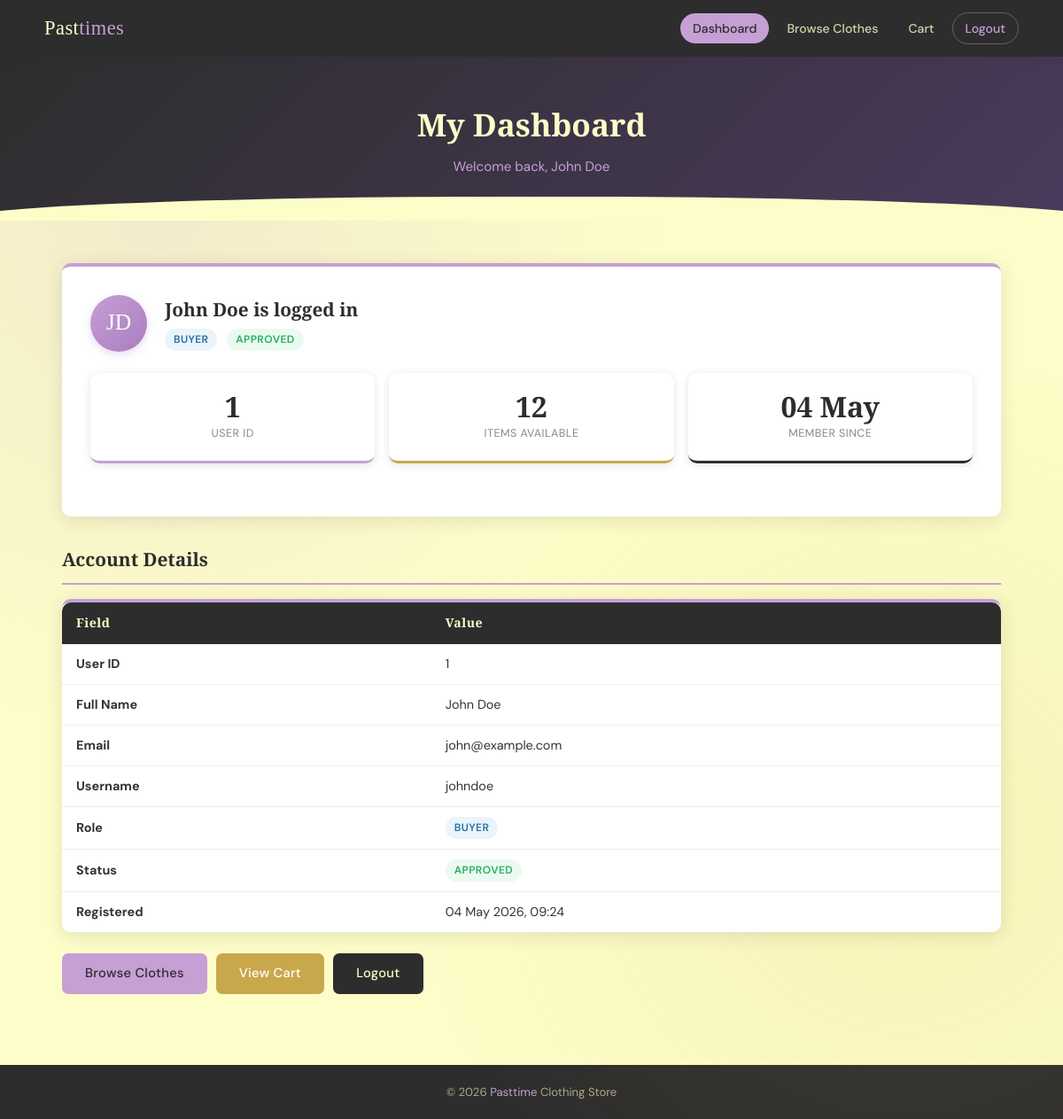
The app's page /user_dashboard.php (signed in) with its own data.
### tables this page shows
CREATE TABLE tblUser (
    user_id    INT AUTO_INCREMENT PRIMARY KEY,
    full_name  VARCHAR(100)  NOT NULL,
    email      VARCHAR(150)  NOT NULL UNIQUE,
    username   VARCHAR(80)   NOT NULL UNIQUE,
    password   VARCHAR(255)  NOT NULL,
    role       ENUM('buyer','seller') NOT NULL DEFAULT 'buyer',
    status     ENUM('pending','approved') NOT NULL DEFAULT 'pending',
    created_at DATETIME DEFAULT CURRENT_TIMESTAMP
);

### includes/functions.php (called while the page is built, shortened)
<?php
function get_initials($name) {
    $parts = explode(' ', trim($name));
    $initials = '';
    foreach ($parts as $p) {
        $initials .= strtoupper(substr($p, 0, 1));
    }
    return substr($initials, 0, 2);
}
?>

### user_dashboard.php (the view, shortened to what this page needs)
<?php
require_once 'DBConn.php';
require_once 'includes/functions.php';
$stmt = $conn->prepare(
    "SELECT user_id, full_name, email, username, role, status, created_at
     FROM tblUser WHERE user_id = ?"
);
$stmt->bind_param("i", $_SESSION['user_id']);
$stmt->execute();
$user = $stmt->get_result()->fetch_assoc();
$clothes_result = $conn->query("SELECT COUNT(*) AS cnt FROM tblClothes WHERE status='available'");
$clothes_count  = $clothes_result ? $clothes_result->fetch_assoc()['cnt'] : 0;
$initials = get_initials($user['full_name']);
?>
<!DOCTYPE html>
<html lang="en">
<head>
    <link rel="stylesheet" href="css/style.css">
</head>
<body>
<header>
    <div class="nav-inner">
        <span class="nav-brand">Past<span>times</span></span>
        <nav class="nav-links">
            <a href="user_dashboard.php" class="active">Dashboard</a>
            <a href="clothes.php">Browse Clothes</a>
            <a href="cart.php">Cart</a>
            <a href="logout.php" class="btn-nav-logout">Logout</a>
        </nav>
    </div>
</header>
<div class="page-hero">
    <h1>My Dashboard</h1>
    <p>Welcome back, <?php echo htmlspecialchars($user['full_name']); ?></p>
</div>
<div class="wrapper">
    <div class="card" style="margin-top: 28px;">
        <div class="user-info-block">
            <div class="user-avatar"><?php echo $initials; ?></div>
            <div>
                <h2><?php echo htmlspecialchars($user['full_name']); ?> is logged in</h2>
                <p>
                    <span class="badge badge-<?php echo $user['role']; ?>"><?php echo ucfirst($user['role']); ?></span>
                    <span class="badge badge-<?php echo $user['status']; ?>"><?php echo ucfirst($user['status']); ?></span>
                </p>
            </div>
        </div>
        <div class="stats-row">
            <div class="stat-card">
                <div class="stat-num"><?php echo $user['user_id']; ?></div>
                <div class="stat-label">User ID</div>
            </div>
            <div class="stat-card gold">
                <div class="stat-num"><?php echo $clothes_count; ?></div>
                <div class="stat-label">Items Available</div>
            </div>
            <div class="stat-card dark">
                <div class="stat-num"><?php echo date('d M', strtotime($user['created_at'])); ?></div>
                <div class="stat-label">Member Since</div>
            </div>
        </div>
    </div>
    <div class="section-head">
        <h2>Account Details</h2>
    </div>
    <div class="card" style="padding: 0;">
        <div class="table-wrap">
            <table>
                <thead>
                    <tr>
                        <th>Field</th>
                        <th>Value</th>
                    </tr>
                </thead>
                <tbody>
                    <tr><td><strong>User ID</strong></td>     <td><?php echo $user['user_id']; ?></td></tr>
                    <tr><td><strong>Full Name</strong></td>   <td><?php echo htmlspecialchars($user['full_name']); ?></td></tr>
                    <tr><td><strong>Email</strong></td>       <td><?php echo htmlspecialchars($user['email']); ?></td></tr>
                    <tr><td><strong>Username</strong></td>    <td><?php echo htmlspecialchars($user['username']); ?></td></tr>
                    <tr><td><strong>Role</strong></td>        <td><span class="badge badge-<?php echo $user['role']; ?>"><?php echo ucfirst($user['role']); ?></span></td></tr>
                    <tr><td><strong>Status</strong></td>      <td><span class="badge badge-<?php echo $user['status']; ?>"><?php echo ucfirst($user['status']); ?></span></td></tr>
                    <tr><td><strong>Registered</strong></td>  <td><?php echo date('d F Y, H:i', strtotime($user['created_at'])); ?></td></tr>
                </tbody>
            </table>
        </div>
    </div>
    <div class="flex-gap mt-4">
        <a href="clothes.php"  class="btn btn-primary">Browse Clothes</a>
        <a href="cart.php"     class="btn btn-gold">View Cart</a>
        <a href="logout.php"   class="btn btn-dark">Logout</a>
    </div>
</div>
<footer>
    &copy; <?php echo date('Y'); ?> <span>Pasttime</span> Clothing Store
</footer>
</body>
</html>

### records on screen
tbluser: full_name "John Doe", full_name "JD", role "BUYER", status "APPROVED", user_id "1", created_at "04 May", email "john@example.com", username "johndoe", created_at "04 May 2026, 09:24"

### other values on screen
$clothes_count "12"
